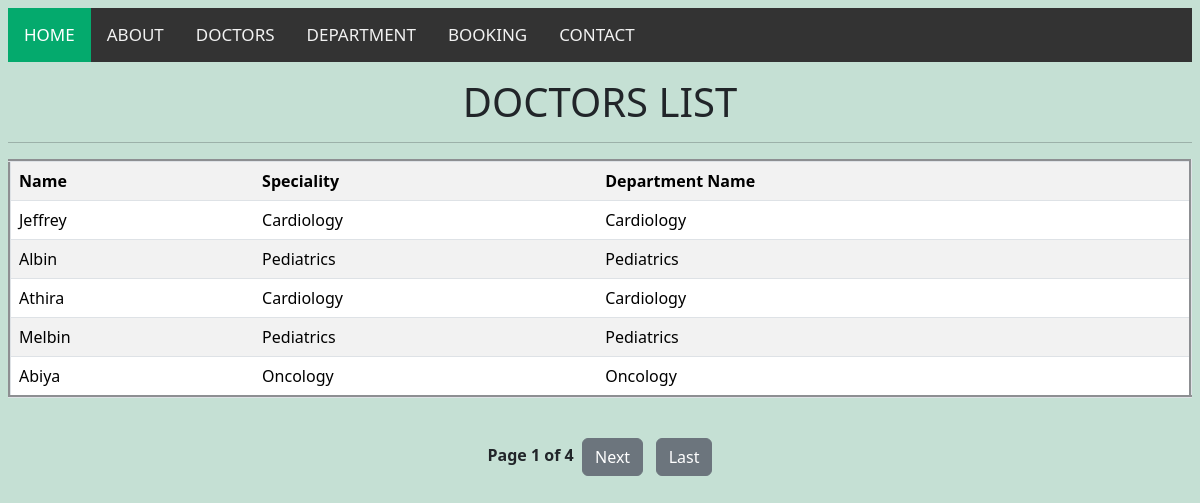
The app's page /doctors_list with its own data.
### members/models.py (models this page shows, shortened)
class Doctors(models.Model):
    d_name=models.CharField(max_length=255)
    speciality=models.CharField(max_length=255)
    dep_name=models.ForeignKey(Department, on_delete=models.CASCADE)
    image=models.ImageField(upload_to='hos_images')

class Department(models.Model):
    dep_name=models.CharField(max_length=255)
    dep_description=models.TextField()
    def __str__(self):
        return self.dep_name

### members/views.py (the view)
# urls.py: path('doctors_list',views.doctors_list,name='doctors_list'), # - new
def doctors_list(request):
    doctor = Doctors.objects.all()
    paginator = Paginator(doctor, 5)
    page_number = request.GET.get("page")
    page_obj = paginator.get_page(page_number)
    return render(request, "doctors_list.html", {
        "page_obj": page_obj
    })

### members/templates/doctors_list.html (shortened to what this page needs)
{% extends 'base.html' %}
{% block content %}
<h1 class="text-center my-3">DOCTORS LIST</h1><hr>
<table class="table table-striped table-hover" border="3" cellpadding="8">
    <tr>
        <th>Name</th>
        <th>Speciality</th>
        <th>Department Name</th>
    </tr>
    {% for d in page_obj %}
    <tr>
        <td>{{ d.d_name }}</td>
        <td>{{ d.speciality }}</td>
        <td>{{ d.dep_name }}</td>
    </tr>
    {% endfor %}
</table>
<br>
<div class="text-center">
    <strong>
        Page {{ page_obj.number }}
        of
        {{ page_obj.paginator.num_pages }}
    </strong>
    {% if page_obj.has_next %}
        &nbsp;<a class="btn btn-secondary" href="?page={{ page_obj.next_page_number }}">
            Next
        </a>
        <a class="btn btn-secondary" href="?page={{ page_obj.paginator.num_pages }}">
            Last
        </a>
    {% endif %}
</div>
{% endblock %}

### static/css/style.css (style rules this page uses)
body { margin: 0; font-family: Arial, Helvetica, sans-serif; }

### records on screen
Doctors: d_name "Jeffrey", speciality "Cardiology", dep_name "Cardiology"
Doctors: d_name "Albin", speciality "Pediatrics", dep_name "Pediatrics"
Doctors: d_name "Athira", speciality "Cardiology", dep_name "Cardiology"
Doctors: d_name "Melbin", speciality "Pediatrics", dep_name "Pediatrics"
Doctors: d_name "Abiya", speciality "Oncology", dep_name "Oncology"

### other values on screen
{{ page_obj.number }} "1"
{{ page_obj.paginator.num_pages }} "4"
